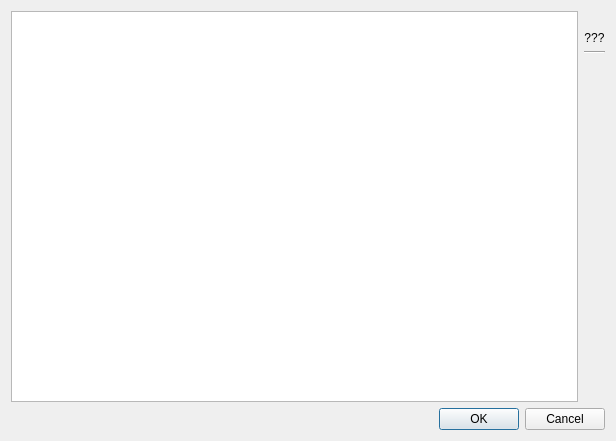
<?xml version="1.0" encoding="UTF-8"?>
<ui version="4.0">
 <class>MeshDialog</class>
 <widget class="QDialog" name="MeshDialog">
  <property name="geometry">
   <rect>
    <x>0</x>
    <y>0</y>
    <width>616</width>
    <height>441</height>
   </rect>
  </property>
  <property name="windowTitle">
   <string>Dialog</string>
  </property>
  <layout class="QVBoxLayout" name="verticalLayout_2">
   <item>
    <layout class="QHBoxLayout" name="horizontalLayout">
     <item>
      <widget class="QListWidget" name="listWidget">
       <property name="dragEnabled">
        <bool>false</bool>
       </property>
       <property name="dragDropOverwriteMode">
        <bool>false</bool>
       </property>
       <property name="dragDropMode">
        <enum>QAbstractItemView::NoDragDrop</enum>
       </property>
       <property name="selectionMode">
        <enum>QAbstractItemView::SingleSelection</enum>
       </property>
       <property name="isWrapping" stdset="0">
        <bool>true</bool>
       </property>
       <property name="resizeMode">
        <enum>QListView::Adjust</enum>
       </property>
       <property name="viewMode">
        <enum>QListView::IconMode</enum>
       </property>
       <property name="selectionRectVisible">
        <bool>true</bool>
       </property>
       <property name="sortingEnabled">
        <bool>true</bool>
       </property>
      </widget>
     </item>
     <item>
      <layout class="QVBoxLayout" name="verticalLayout">
       <item>
        <widget class="QLabel" name="preview">
         <property name="text">
          <string/>
         </property>
        </widget>
       </item>
       <item>
        <widget class="QLabel" name="name">
         <property name="text">
          <string>???</string>
         </property>
         <property name="alignment">
          <set>Qt::AlignCenter</set>
         </property>
        </widget>
       </item>
       <item>
        <widget class="Line" name="line">
         <property name="orientation">
          <enum>Qt::Horizontal</enum>
         </property>
        </widget>
       </item>
       <item>
        <spacer name="verticalSpacer">
         <property name="orientation">
          <enum>Qt::Vertical</enum>
         </property>
         <property name="sizeHint" stdset="0">
          <size>
           <width>20</width>
           <height>40</height>
          </size>
         </property>
        </spacer>
       </item>
      </layout>
     </item>
    </layout>
   </item>
   <item>
    <widget class="QDialogButtonBox" name="buttonBox">
     <property name="orientation">
      <enum>Qt::Horizontal</enum>
     </property>
     <property name="standardButtons">
      <set>QDialogButtonBox::Cancel|QDialogButtonBox::Ok</set>
     </property>
    </widget>
   </item>
  </layout>
 </widget>
 <resources/>
 <connections>
  <connection>
   <sender>buttonBox</sender>
   <signal>accepted()</signal>
   <receiver>MeshDialog</receiver>
   <slot>accept()</slot>
   <hints>
    <hint type="sourcelabel">
     <x>248</x>
     <y>254</y>
    </hint>
    <hint type="destinationlabel">
     <x>157</x>
     <y>274</y>
    </hint>
   </hints>
  </connection>
  <connection>
   <sender>buttonBox</sender>
   <signal>rejected()</signal>
   <receiver>MeshDialog</receiver>
   <slot>reject()</slot>
   <hints>
    <hint type="sourcelabel">
     <x>316</x>
     <y>260</y>
    </hint>
    <hint type="destinationlabel">
     <x>286</x>
     <y>274</y>
    </hint>
   </hints>
  </connection>
 </connections>
</ui>
